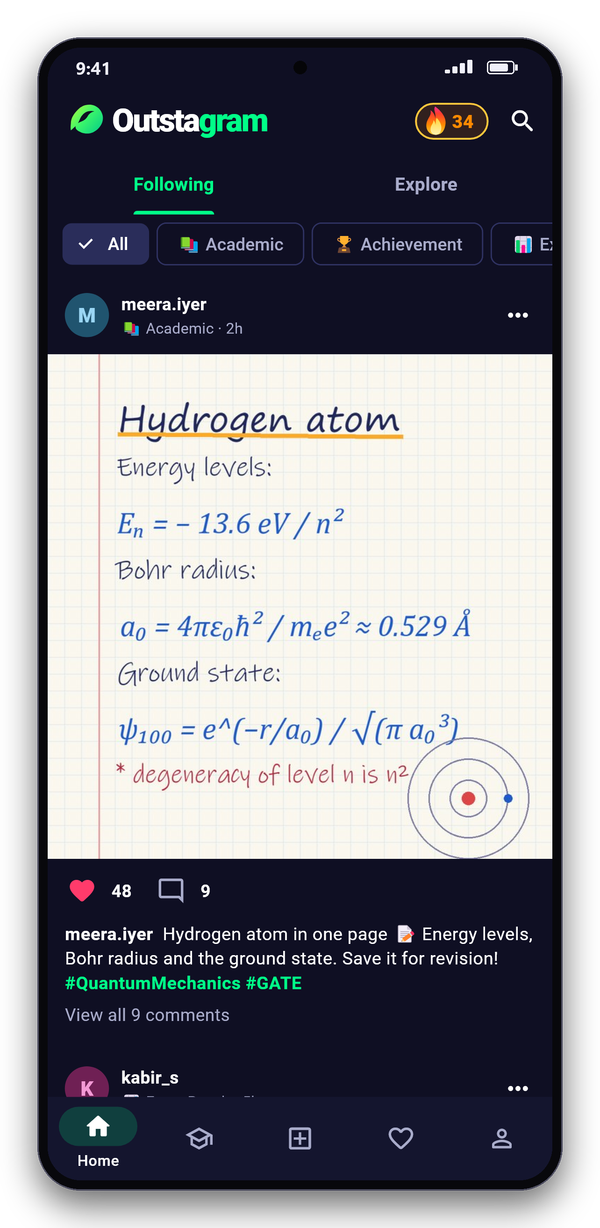
#> input picture docs/screenshots/feed.png, 600 x 1228 px, found by its file name
$ python compose.py
#> lines starting #> are read from the running program, lines starting #| are printed output that depends on the picture; after the words box and inside, x2 and y2 are one past the last pixel; in counts of white or black regions, pixels touching at a corner belong together
"""Frames the raw screenshots (test/screenshots/out/*.png) for the README.

    flutter test test/screenshots --update-goldens --dart-define=SCREENSHOTS=true
    python tool/screenshots/compose.py

Writes docs/screenshots/<name>.png (phone frame + status bar, 600 px wide) and docs/screenshots/banner.png.
Needs Pillow. Fonts: Segoe UI (Windows); change FONT on other systems.
"""
import os

from PIL import Image, ImageDraw, ImageFilter, ImageFont

RAW = os.path.join('test', 'screenshots', 'out')
OUT = os.path.join('docs', 'screenshots')
FONT = 'C:/Windows/Fonts/segoeui.ttf'
FONT_B = 'C:/Windows/Fonts/segoeuib.ttf'
NAVY = (16, 16, 32)
LIME, TEAL = (183, 255, 57), (0, 201, 139)

SCREENS = ['feed', 'exam', 'tutor', 'streak', 'profile', 'exams']


def font(size, bold=False):
    return ImageFont.truetype(FONT_B if bold else FONT, size)


def status_bar(shot):
    """Adds an Android-style status bar (time, signal, battery) in the app bar's colour."""
    w, h = shot.size
#> w = 600; h = 1228
    bar = 84
    bg = shot.getpixel((w // 2, 4))
#> bg = (0, 0, 0)
    im = Image.new('RGB', (w, h + bar), bg)
#> im: PIL image 600x1312 RGB; every value is 0
    im.paste(shot, (0, bar))
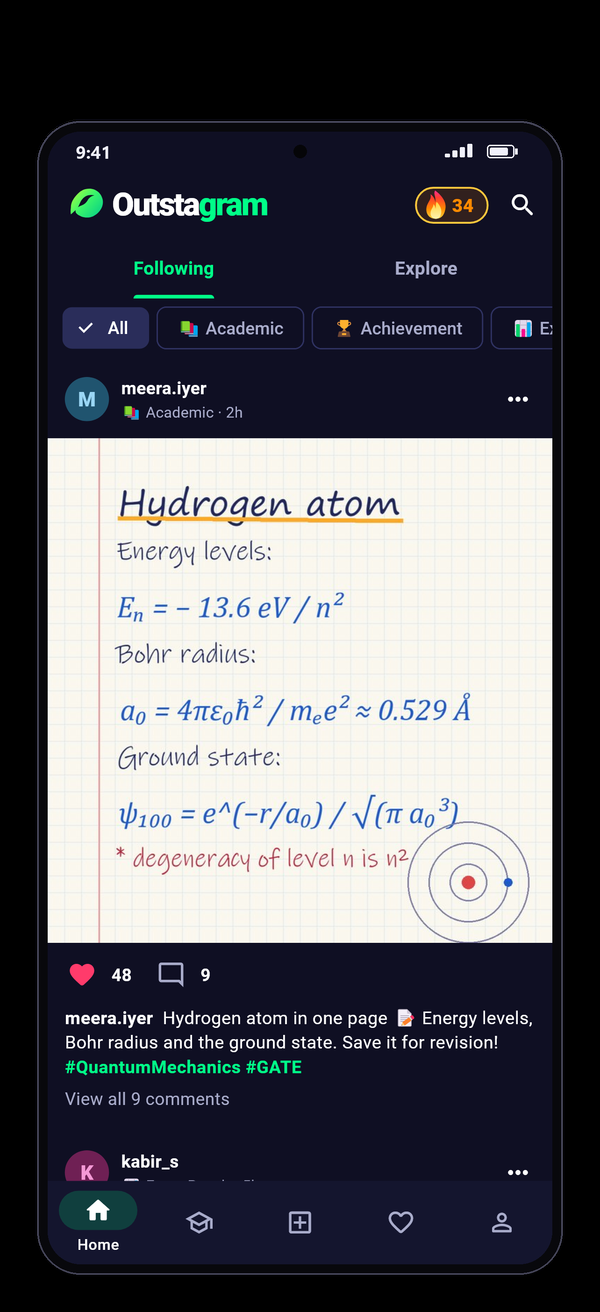
#> im: PIL image 600x1312 RGB; mean R, G, B 88.7, 89.2, 95.1
    d = ImageDraw.Draw(im)
    fg = (240, 240, 250) if sum(bg[:3]) < 384 else (20, 20, 30)
#> fg = (240, 240, 250)
    d.text((60, bar // 2), '9:41', font=font(38, True), fill=fg, anchor='lm')
    # signal bars
    x = w - 230
#> x = 370
    for i in range(4):
        d.rounded_rectangle([x + i * 16, bar // 2 + 12 - (i + 1) * 7, x + i * 16 + 10, bar // 2 + 12], radius=2, fill=fg)
    # battery
    bx = w - 140
#> bx = 460
    d.rounded_rectangle([bx, bar // 2 - 14, bx + 58, bar // 2 + 14], radius=7, outline=fg, width=3)
    d.rounded_rectangle([bx + 6, bar // 2 - 8, bx + 44, bar // 2 + 8], radius=3, fill=fg)
    d.rectangle([bx + 60, bar // 2 - 6, bx + 65, bar // 2 + 6], fill=fg)
    return im


def rounded(im, r):
#> called with r = 70
    mask = Image.new('L', im.size, 0)
#> mask: PIL image 600x1312 L; every value is 0
    ImageDraw.Draw(mask).rounded_rectangle([0, 0, im.size[0] - 1, im.size[1] - 1], radius=r, fill=255)
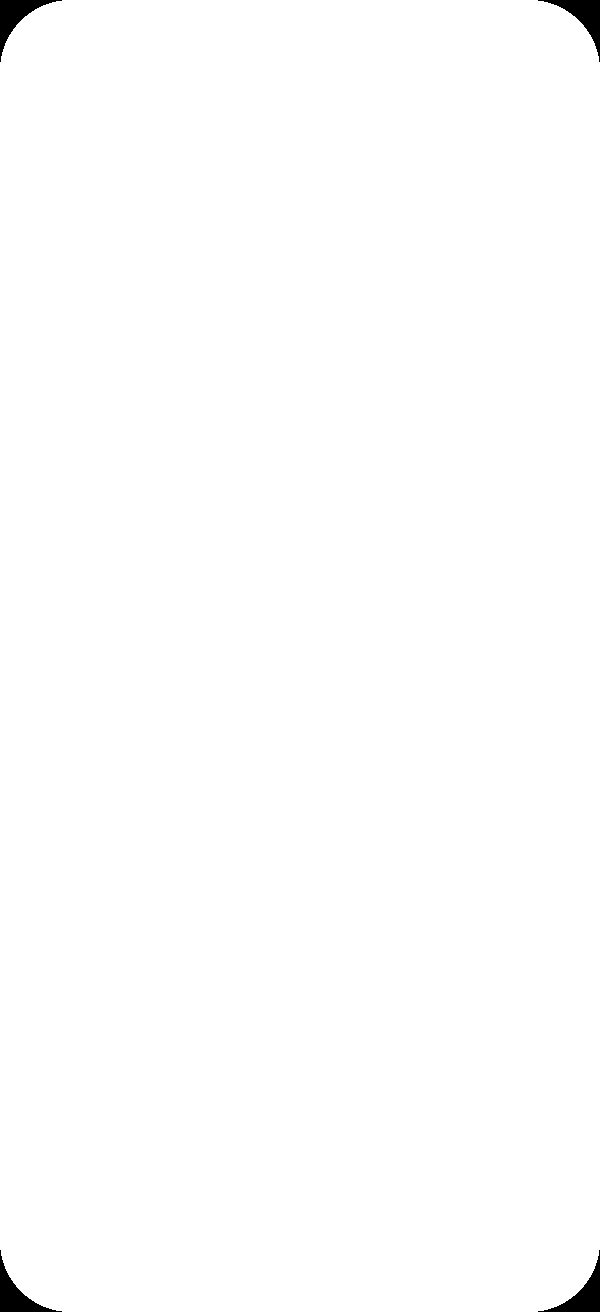
#> mask: PIL image 600x1312 L; 99.5% white; 4 black regions, box (x1, y1, x2, y2) and area: (0, 0, 62, 62) 1071, (538, 0, 600, 62) 1071, (0, 1250, 62, 1312) 1071, (538, 1250, 600, 1312) 1071
    out = im.convert('RGBA')
    out.putalpha(mask)
    return out


def phone(shot):
    """Screenshot in a slim black phone body with a soft shadow; returns RGBA."""
    screen = rounded(status_bar(shot.convert('RGB')), 70)
    bezel = 22
    w, h = screen.size[0] + 2 * bezel, screen.size[1] + 2 * bezel
#> w = 644; h = 1356
    body = Image.new('RGBA', (w, h), (0, 0, 0, 0))
#> body: PIL image 644x1356 RGBA; every value is 0
    ImageDraw.Draw(body).rounded_rectangle([0, 0, w - 1, h - 1], radius=92, fill=(8, 8, 12, 255),
                                           outline=(70, 70, 90, 255), width=3)
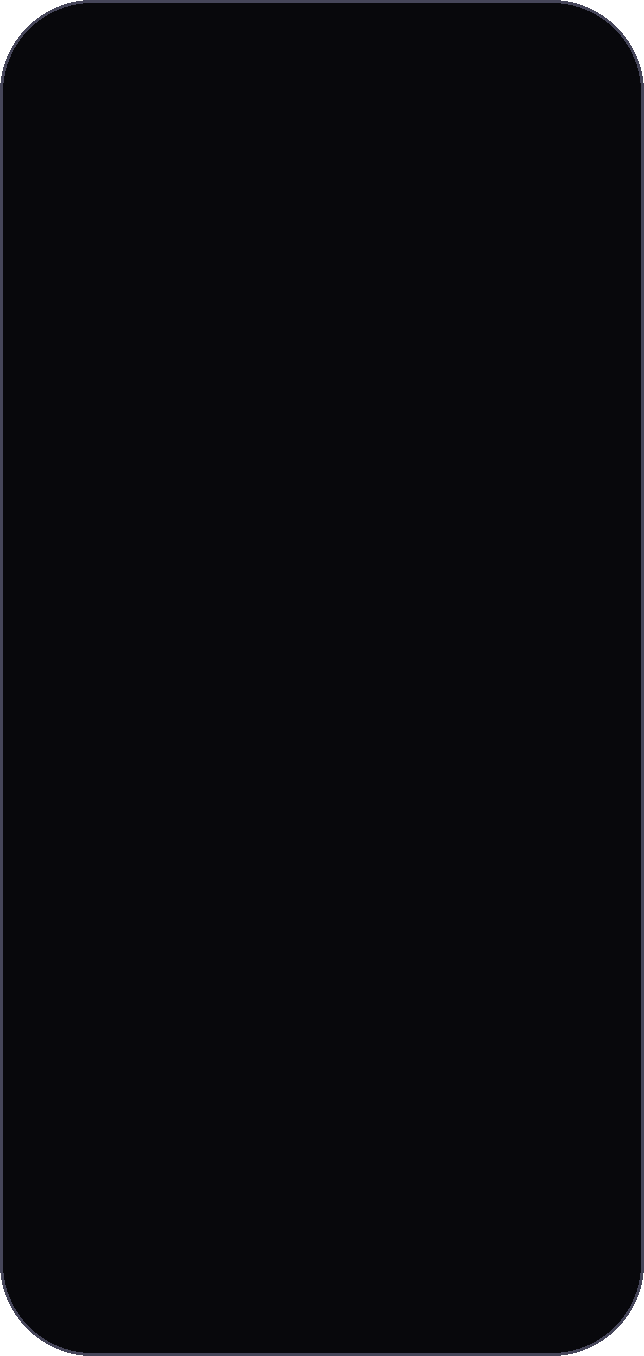
#> body: PIL image 644x1356 RGBA; mean R, G, B, A 8.7, 8.7, 12.9, 252.8; transparent parts drawn white
    body.alpha_composite(screen, (bezel, bezel))
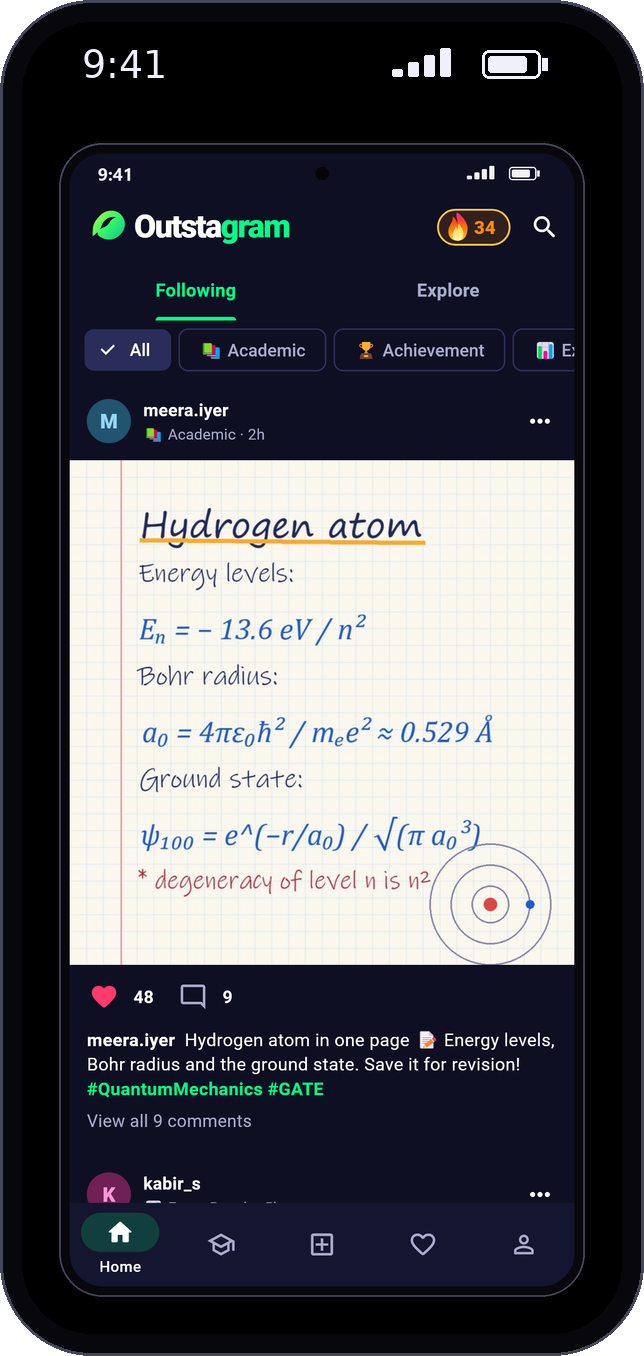
#> body: PIL image 644x1356 RGBA; mean R, G, B, A 82.2, 82.7, 88.6, 252.8; transparent parts drawn white
    # punch-hole camera
    ImageDraw.Draw(body).ellipse([w // 2 - 14, bezel + 28, w // 2 + 14, bezel + 56], fill=(5, 5, 8, 255))
    pad = 80
    canvas = Image.new('RGBA', (w + 2 * pad, h + 2 * pad), (0, 0, 0, 0))
#> canvas: PIL image 804x1516 RGBA; every value is 0
    shadow = Image.new('RGBA', canvas.size, (0, 0, 0, 0))
    ImageDraw.Draw(shadow).rounded_rectangle([pad, pad + 30, pad + w, pad + h + 30], radius=92, fill=(0, 0, 0, 150))
    canvas.alpha_composite(shadow.filter(ImageFilter.GaussianBlur(36)))
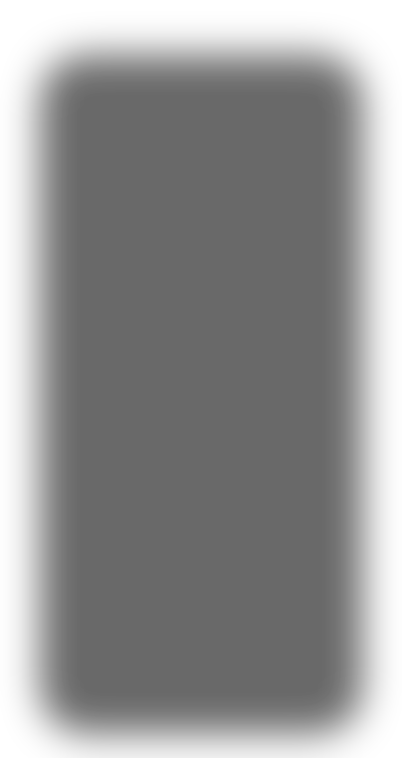
#> canvas: PIL image 804x1516 RGBA (shown at 1/2 size); mean R, G, B, A 0, 0, 0, 106.7; transparent parts drawn white
    canvas.alpha_composite(body, (pad, pad))
    return canvas


def fit(im, width):
#> called with width = 600
    return im.resize((width, round(im.size[1] * width / im.size[0])), Image.LANCZOS)
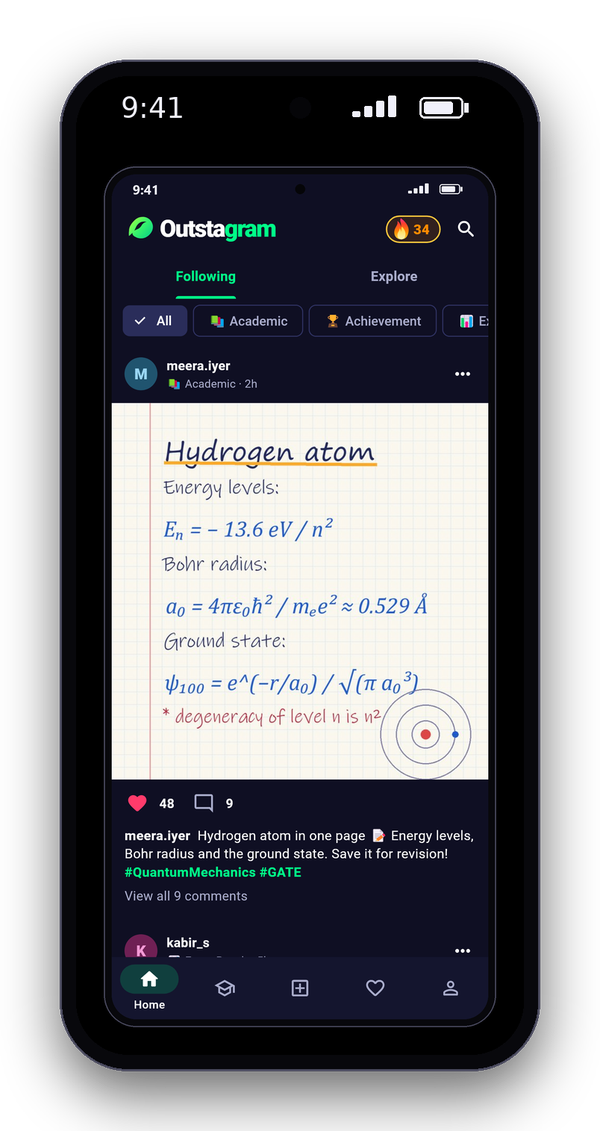
#> returned value: PIL image 600x1131 RGBA; mean R, G, B, A 59, 59.4, 63.7, 188.7; transparent parts drawn white


# [52 lines left out: function banner, not called in this run]


if __name__ == '__main__':
    os.makedirs(OUT, exist_ok=True)
    framed = {}
    for name in SCREENS:
#> (the run stopped early here; a loop or call above may not have finished)
